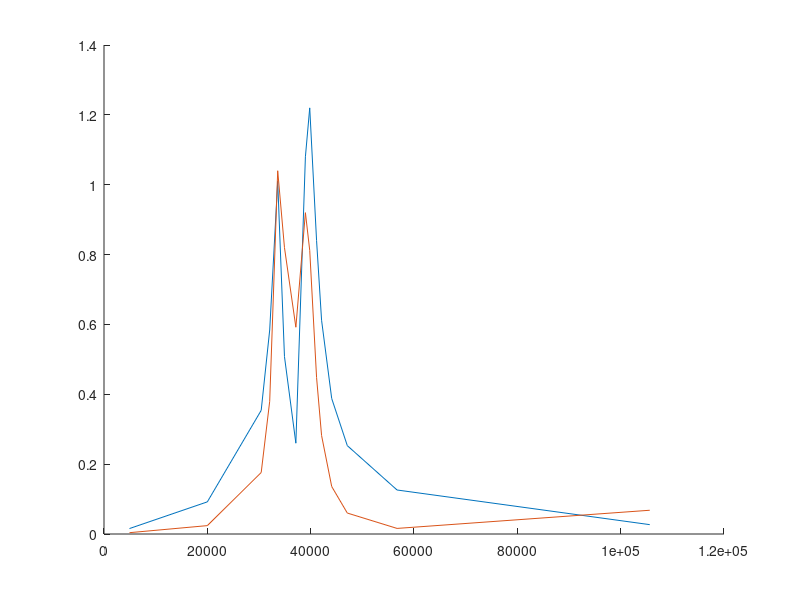

Source code (MATLAB): (Note: this script raises an error after producing the figure.)
close all; clear;

%real vlaues
R1=219.65;
R2=218.15;
Ctag=[944.1e-12,2.026e-9 ,94.76e-9];
C1=206.5e-12;
C2=202.2e-12;
L1=121.78e-3;
L2=98.52e-3;

Z = @(params, f) params(1) + (1i*2*pi*f*params(2)) + 1 ./ (1i*2*pi*f*params(3)) + 1 ./ (1i*2*pi*f*Ctag(1));
Zm = @(f) 1 ./ (1i*2*pi*f*Ctag(1));
model_R1 = @(params, f) params(1) * abs((params(4)*Z(params(5:7), f)) ./ (Z(params(1:3), f).*Z(params(5:7), f) - Zm(f).^2));
model_R2 = @(params, f) params(5) * abs((params(4)*Zm(f)) ./ (Z(params(1:3), f).*Z(params(5:7), f) - Zm(f).^2));

%1nF
f=[39.817,41.142, 42.11,44.07, 47.09, 38.98, 37.134, 34.928, 32.07, 33.62, 30.425, 20.00, 56.72, 105.63, 4.931]*1e3;
V1=[1.22,0.84, 0.612, 0.388, 0.253,1.08, 0.26, 0.508, 0.584, 1.01, 0.354, 0.092, 0.126, 0.0268, 0.0156];
V2=[0.812,0.448, 0.282, 0.136, 0.06, 0.92, 0.592, 0.82, 0.38, 1.04, 0.176, 0.024, 0.016, 0.068, 0.0038];

[f, newIdx] = sort(f);
V1 = V1(newIdx);
V2 = V2(newIdx);

figure; hold on;
plot(f, V1);
plot(f, V2);

startPoint = [R1, L1, C1, 1.3, R2, L2, C2];
xData = f(:);     % Ensure column vector
yData = V1(:);
lb = [0, 0, 0, 0, 0, 0, 0];
ub = [Inf, Inf, Inf, Inf, Inf, Inf, Inf];
options = optimoptions('lsqcurvefit', 'StepTolerance', 1e-10, ...
    'FunctionTolerance', 1e-10, ...
    'OptimalityTolerance', 1e-10, ...
    'FiniteDifferenceStepSize', 1e-8);
[params_fit, ~, residual, ~, ~, ~, jacobian] = lsqcurvefit(model_R1, startPoint, xData, yData, lb, ub, options);
var_res = sum(residual.^2) / (length(residual) - length(params_fit));
cov_matrix = var_res * inv(jacobian' * jacobian);
std_errors = full(sqrt(diag(cov_matrix)));

plot(f, model_R1(params_fit, f));

%2.2nF
f=[33.65,34.63, 36.71, 37.645, 35.62, 34.11, 33.08, 36.00,37.17 , 43.36, 26.88,16.666, 52.998 ]*1e3;
V1=[1.1, 0.760, 1.58, 1.24, 1, 0.92, 1.06, 1.3, 1.46, 0.308, 0.22, 0.0748, 0.0138];
V2=[1,0.96, 0.94, 0.62, 1, 1, 0.72, 1.02, 0.8, 0.056, 0.048, 0.0108, 0.014];

[f, newIdx] = sort(f);
V1 = V1(newIdx);
V2 = V2(newIdx);

figure; hold on;
plot(f, V1);
plot(f, V2);

%100nF
f=[ 33.33, 33.11, 33.2, 33.4 ,33.54, 33.6, 33.71, 33.8, 34.11, 34.3, 32.97,33.065, 34.57, 34.9, 36.22, 40.16, 32.01, 31.26];
V1=[ 2.4, 2.06,2.18, 2.58, 2.94, 3.00, 3.2, 3.28, 3.14, 2.8, 1.84, 2, 2.4, 1.92, 0.96, 0.372, 1, 0.728];
V2=[ 0.08, 0.08,0.08, 0.08, 0.2, 0.2, 0.24, 0.24, 0.24, 0.24, 0.08, 0.08, 0.24, 0.12, 0.04 , 0.016,0.04, 0.028];

[f, newIdx] = sort(f);
V1 = V1(newIdx);
V2 = V2(newIdx);

figure; hold on;
plot(f, V1);
plot(f, V2);
